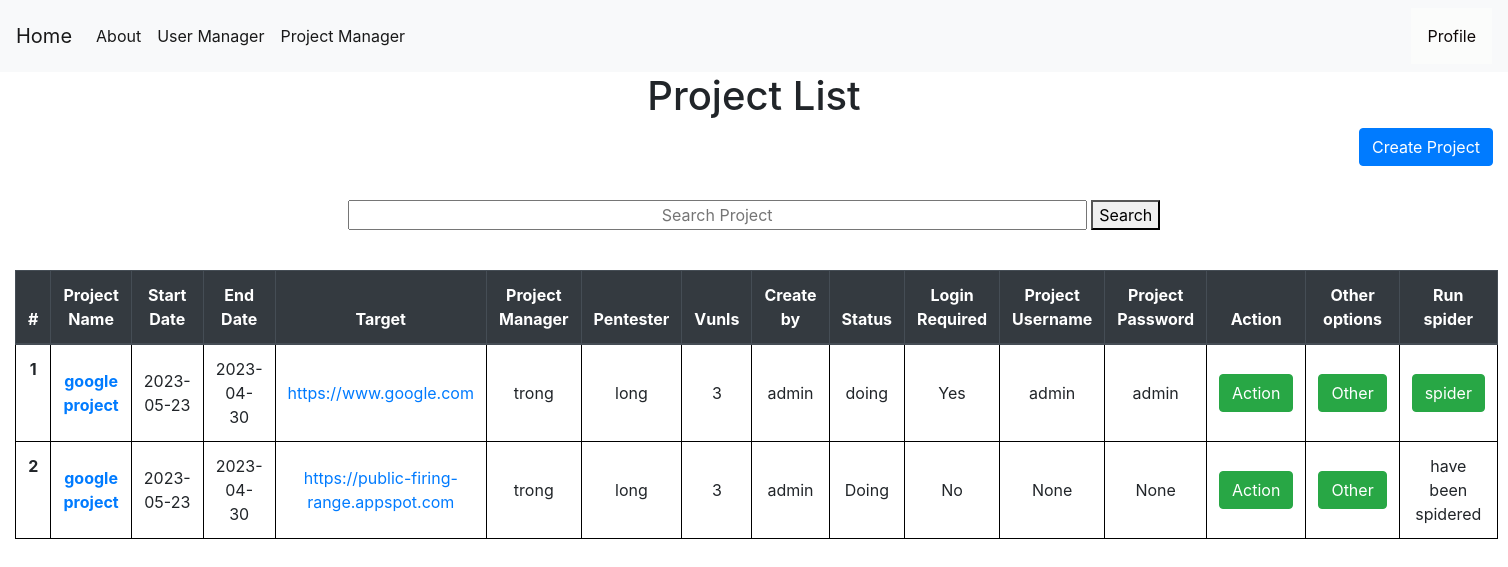
Before: /projectmanager (signed in) with the older database file.
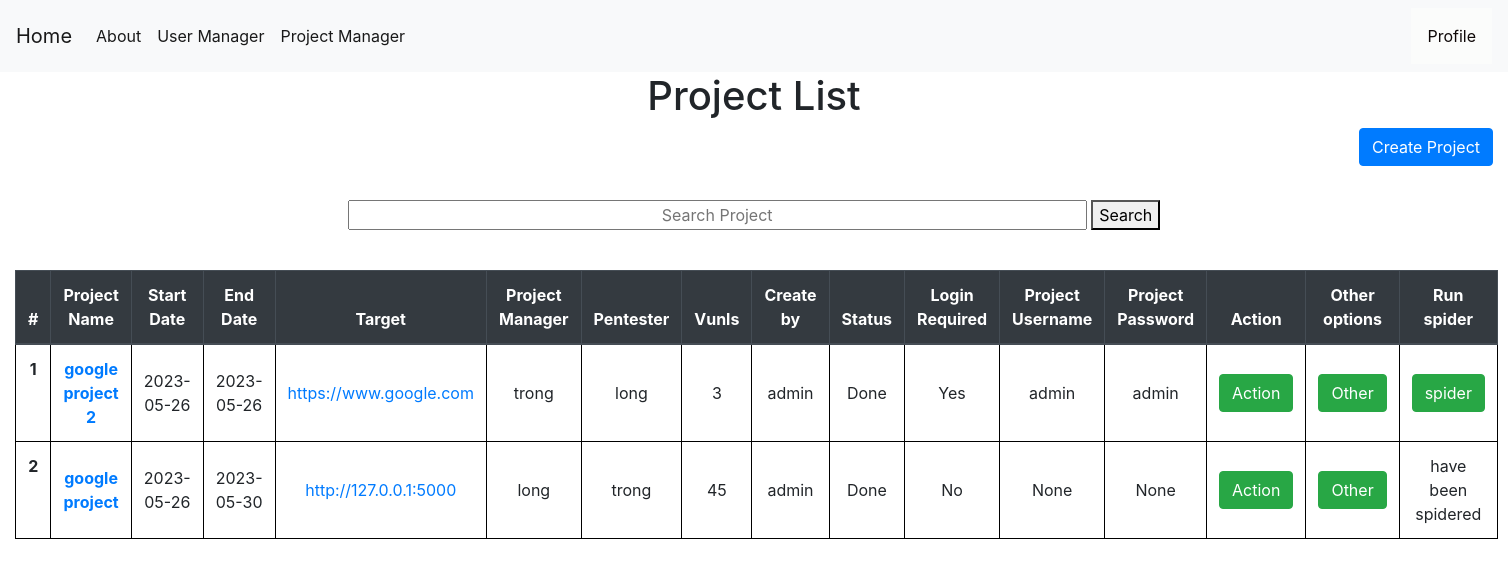
After: the same page with the newer database file.
### tables this page shows
CREATE TABLE projects (
    projectid INTEGER PRIMARY KEY AUTOINCREMENT,
    projectname TEXT NOT NULL,
    startdate date NOT NULL,
    enddate date,
    vunls int,
    target text not null,
    securitylevel TEXT,
    manager TEXT ,
    pentester TEXT ,
    status TEXT NOT NULL,
    create_by INTEGER ,
    isspider TEXT,
    login INTEGER NOT NULL,
    userinfo TEXT ,
    passinfo TEXT ,
    FOREIGN KEY (pentester) REFERENCES users(userid) ON DELETE CASCADE
    FOREIGN KEY (manager) REFERENCES users(userid) ON DELETE CASCADE
    FOREIGN KEY (create_by) REFERENCES users(userid) ON DELETE CASCADE
);

### app.py (the view)
@app.route('/projectmanager', methods=('GET', 'POST'))
def showproject():
    msg = ''
    if session["userid"] == None:
        return redirect(url_for('login'))
    currentuser = get_current_user()
    conn = get_db_connection()
    projects = conn.execute('SELECT * FROM projects').fetchall()
    users = conn.execute('SELECT * FROM users').fetchall()
    conn.commit()
    conn.close()
    return render_template('show_project.html', currentuser=currentuser,projects=projects,users=users,msg=msg)

### app.py (called while the page is built)
def get_db_connection():
    conn = sqlite3.connect('database.db')
    conn.row_factory = sqlite3.Row
    return conn

def get_current_user():
    userid = session["userid"]
    conn = get_db_connection()
    user = conn.execute('SELECT * FROM users WHERE userid = ?',(userid,)).fetchone()
    conn.commit()
    conn.close()
    return user

### templates/show_project.html (shortened to what this page needs)
{% extends 'base.html' %}
{% block content %}
    <center><h1>{% block title %}  Project List  {% endblock %}</h1></center>
    <link rel= "stylesheet" type= "text/css" href= "{{ url_for('static',filename='css/showuser.css') }}">
    {% if currentuser["role"] != "Pentester" %}
    <a href="{{ url_for('add_project')}}" class="btn btn-primary" style="float: right;" role="button" aria-pressed="true">Create Project</a>
    {% endif %}
  <center>
  <form action="{{ url_for('search_project') }}" method ="GET">
    <input style="text-align: center;width:50%;" name="projectname" type="projectname" placeholder="Search Project" />
    <button>Search</button>
  </form>
</center></br>
<div >
    <table class="table" style="width:100%">
        <thead class="thead-dark" style="width:100%">
          <tr>
            <th style="text-align: center"scope="col">#</th>
            <th style="text-align: center"scope="col">Project Name</th>
            <th style="text-align: center"scope="col">Start Date</th>
            <th style="text-align: center"scope="col">End Date</th>
            <th style="text-align: center"scope="col">Target</th>
            <th style="text-align: center"scope="col">Project Manager</th>
            <th style="text-align: center"scope="col">Pentester</th>
            <th style="text-align: center"scope="col">Vunls</th>
            <th style="text-align: center"scope="col">Create by</th>
            <th style="text-align: center"scope="col">Status</th>
            <th style="text-align: center"scope="col">Login Required</th>
            <th style="text-align: center"scope="col">Project Username</th>
            <th style="text-align: center"scope="col">Project Password</th>
            <th style="text-align: center;width: 10%;"scope="col">Action</th>
            <th style="text-align: center"scope="col">Other options</th>
            <th style="text-align: center"scope="col">Run spider</th>
          </tr>
        </thead>
        <tbody>
        {% for project in projects %}
          <tr >
            <th style="text-align: center" class="counterCell"></th>
            <th style="text-align: center"class="align-middle" scope="row"><a href="{{ url_for('project_detail',id= project.projectid) }} ">{{ project.projectname }}</a></th>
            <td style="text-align: center"class="align-middle" >{{ project.startdate }}</td>
            <td style="text-align: center"class="align-middle" >{{ project.enddate }}</td>
            <td style="text-align: center"class="align-middle" ><a href="{{project.target}}">{{ project.target }}</a></td>
            <td style="text-align: center"class="align-middle" >{{ project.manager }}</td>
            <td style="text-align: center"class="align-middle" >{{ project.pentester }}</td>
            <td style="text-align: center"class="align-middle" >{{ project.vunls }}</td>
            <td style="text-align: center"class="align-middle" >{{ project.create_by }}</td>
            <td style="text-align: center"class="align-middle" >{{ project.status }}</td>
            {% if project.login == 1 %}
            <td style="text-align: center"class="align-middle" >Yes</td>
            {% else %}
            <td style="text-align: center"class="align-middle" >No</td>
            {% endif %}
            <td style="text-align: center"class="align-middle" >{{ project.userinfo }}</td>
            <td style="text-align: center"class="align-middle" >{{ project.passinfo }}</td>
            <td style="text-align: center" class="align-middle" >
              <div style="float:center;" class="dropdown">
                <button class="btn btn-success" class="dropbtn">Action</button>
              </div>
            </td>
            <td style="text-align: center" class="align-middle" >
              <div style="float:center;" class="dropdown">
                <button class="btn btn-success" class="dropbtn">Other</button>
              </div>
            </td>
            {% if project.isspider != '1' %}
            <td style="text-align: center" class="align-middle" >
              <span style="float:center;">
              <a href="{{ url_for('spiderscan',id= project.projectid) }} "class="btn btn-success">spider</a>
              </span>
            </td>
            {% else %}
            <td style="text-align: center" class="align-middle" >
              <span style="float:center;">
              <a>have been spidered</a>
              </span>
            </td>
            {% endif %}
          </tr>
        {% endfor %}
        </tbody>
      </table>
    </div>
{% endblock %}

### templates/base.html (shortened to what this page needs)
<!doctype html>
<link rel= "stylesheet" type= "text/css" href= "{{ url_for('static',filename='css/style.css') }}">
<html lang="en">
  <head>
    <link rel="stylesheet" href="https://stackpath.bootstrapcdn.com/bootstrap/4.3.1/css/bootstrap.min.css">
  </head>
  <body>
    <nav class="navbar navbar-expand-md navbar-light bg-light">
      {% block sidebar %}
        <a class="navbar-brand" href="{{ url_for('index')}}">Home</a>
        <div class="collapse navbar-collapse" id="navbarNav">
            <ul class="navbar-nav">
            <li class="nav-item active">
                <a class="nav-link" href="{{ url_for('about_us')}}">About</a>
            </li>
            </ul>
            <ul class="navbar-nav">
              {% if session.userid %}
              <li class="nav-item active">
                <a class="nav-link" href="{{ url_for('showuser')}}">User Manager</a>
              </li>
              <li class="nav-item active">
                <a class="nav-link" href="{{ url_for('showproject')}}">Project Manager</a>
              </li>
              {% endif %}
              </ul>
        </div>
        {% endblock %}
        {% if session.userid %}
        <div class="dropdown">
          <button class="dropbtn">Profile</button>
        </div>
        {% else %}
          <a href="{{ url_for('login')}}" class="nav-link">Login</a>
        {% endif %}
    </nav>
    <div class="container">
        {% block content %} {% endblock %}
    </div>
</html>

### static/css/style.css (style rules this page uses)
table, th, td { border: 1px solid black; }
body { min-height: 100vh; height: 100%; margin: 0; z-index: 10; display: grid; grid-template-rows: auto 1fr auto; }
body { display: flex; flex-direction: column; }
.dropbtn { background-color: #fbfcfb; color: rgb(15, 8, 8); padding: 16px; font-size: 16px; border: none; }
.dropdown { position: relative; display: inline-block; }
.container { max-width: 1680px !important; }

### static/css/showuser.css (style rules this page uses)
table { counter-reset: tableCount; }
.counterCell:before { content: counter(tableCount); counter-increment: tableCount; }

Changed rows visible on the page:
changed projects "https://www.google.com": projectname "google project" → "google project 2"; startdate "2023-05-23" → "2023-05-26"; enddate "2023-04-30" → "2023-05-26"; status "doing" → "Done"
changed projects "google project": startdate "2023-05-23" → "2023-05-26"; enddate "2023-04-30" → "2023-05-30"; target "https://public-firing-range.appspot.com" → "http://127.0.0.1:5000"; manager "trong" → "long"; pentester "long" → "trong"; vunls "3" → "45"; status "Doing" → "Done"
